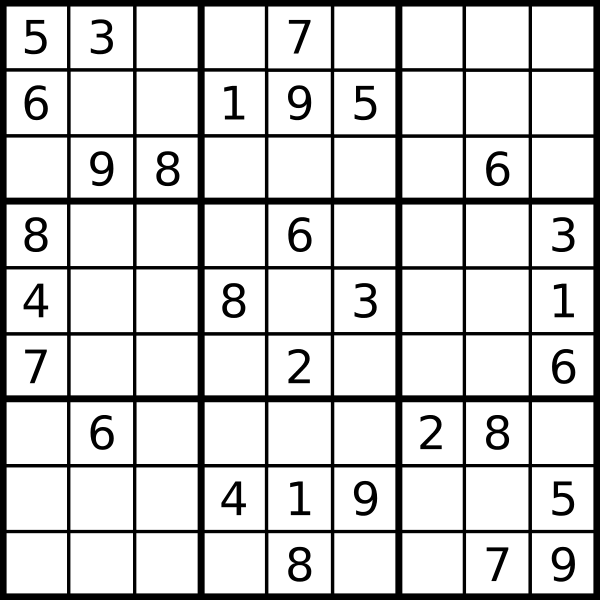
#> input picture sudoku.png, 600 x 600 px
$ jupyter execute 'Hough Transform.ipynb'
#> lines starting #> are read from the running program, lines starting #| are printed output that depends on the picture
# Hough transform

[cell 1]
import sys
import math
import cv2 as cv
import numpy as np

default_file = 'sudoku.png'
src = cv.imread(cv.samples.findFile(default_file), cv.IMREAD_GRAYSCALE)
#> src is the input picture: shape (600, 600); min 0, max 255, mean 209.3

#### Определим края изображения с помощью детектора Canny:

[cell 2]
dst = cv.Canny(src, 50, 200, None, 3)
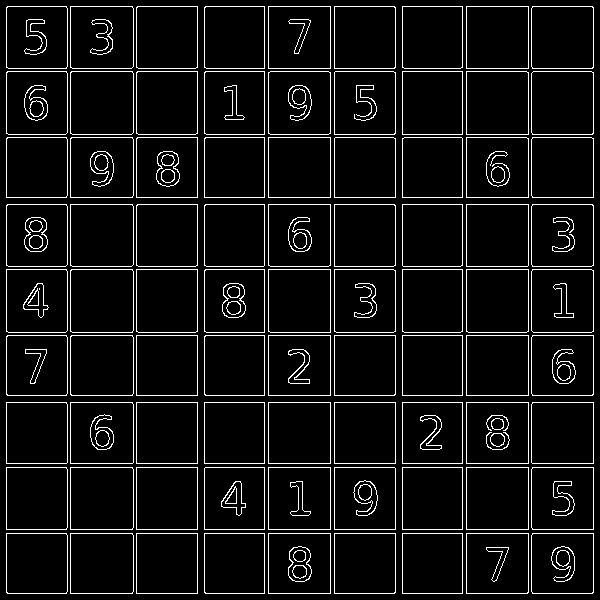
#> dst: shape (600, 600); 6.9% white in thin lines or dots

#### Скопируем края изображений, результаты которых будут отображаться в BGR

[cell 3]
cdst = cv.cvtColor(dst, cv.COLOR_GRAY2BGR)
#> cdst: shape (600, 600, 3); 6.9% white in thin lines or dots
cdstP = np.copy(cdst)

## Стандартное преобразование линии Хафа:

[cell 4]
lines = cv.HoughLines(dst, 1, np.pi / 180, 150, None, 0, 0)
#> lines = 36 rows, first 8: [264, 0], [466, 0], [330, 0], [334, 0], [197, 0], [268, 0], [402, 0], [462, 0]

dst : Шеткі детектордың шығысы. Бұл сұр реңктегі кескін болуы керек (шын мәнінде бұл екілік сипатта болса да)
сызықтар : анықталған сызықтардың \ ((x_ {start}, y_ {start}, x_ {end}, y_ {end}) \) параметрлерін сақтайтын вектор.
rho : \ (r \) параметрінің пиксельдегі ажыратымдылығы. Біз 1 пикселді қолданамыз .
тета : \ (\ theta \) параметрінің радиандардағы ажыратымдылығы. Біз 1 дәрежені қолданамыз (CV_PI / 180)
табалдырық : сызықты «* анықтау *» үшін қиылыстардың минималды саны
minLinLength : сызықты құра алатын нүктелердің минималды саны. Осы тармақтардан аз сызықтар еленбейді.
maxLineGap : бір жолда қарастырылатын екі нүкте арасындағы максималды алшақтық.

[cell 5]
if lines is not None:
    for i in range(0, len(lines)):
        rho = lines[i][0][0]
        theta = lines[i][0][1]
        a = math.cos(theta)
        b = math.sin(theta)
        x0 = a * rho
        y0 = b * rho
        pt1 = (int(x0 + 1000*(-b)), int(y0 + 1000*(a)))
        pt2 = (int(x0 - 1000*(-b)), int(y0 - 1000*(a)))
        cv.line(cdst, pt1, pt2, (0,0,255), 3, cv.LINE_AA)
#> this loop made 36 passes
#> (rho, theta, a, b, x0, y0, pt1, pt2) on passes 1 to 10: (264, 0, 1, 0, 264, 0, (264, 1000), (264, -1000)), (466, 0, 1, 0, 466, 0, (466, 1000), (466, -1000)), (330, 0, 1, 0, 330, 0, (330, 1000), (330, -1000)), (334, 0, 1, 0, 334, 0, (334, 1000), (334, -1000)), (197, 0, 1, 0, 197, 0, (197, 1000), (197, -1000)), (268, 0, 1, 0, 268, 0, (268, 1000), (268, -1000)), (402, 0, 1, 0, 402, 0, (402, 1000), (402, -1000)), (462, 0, 1, 0, 462, 0, (462, 1000), (462, -1000)), (197, 1.57, -4.37e-08, 1, -8.61e-06, 197, (-1000, 196), (999, 197)), (402, 1.57, -4.37e-08, 1, -1.76e-05, 402, (-1000, 401), (999, 402))
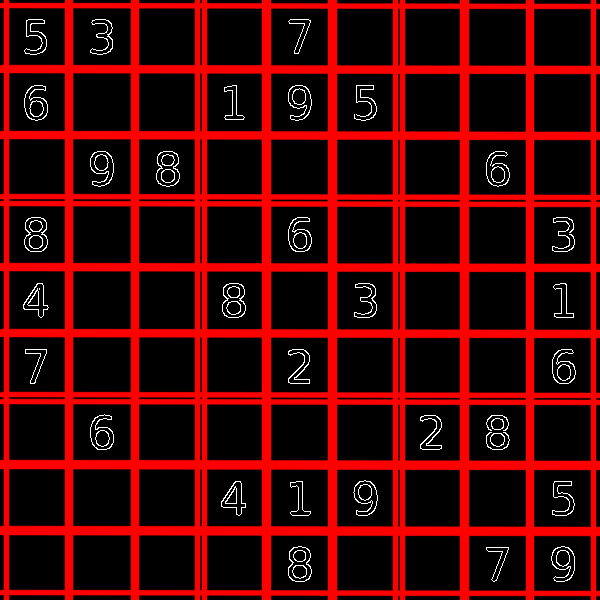
#> cdst: shape (600, 600, 3); mean B, G, R 3.6, 3.6, 71

## Вероятностное преобразование линии

[cell 6]
linesP = cv.HoughLinesP(dst, 1, np.pi / 180, 50, None, 50, 10)
#> linesP = 36 rows, first 6: [7, 137, 591, 137], [330, 593, 330, 6], [7, 395, 592, 395], [462, 593, 462, 6], [197, 593, 197, 6], [8, 68, 592, 68]

с аргументами:
    dst : Выход детектора края. Это должно быть изображение в градациях серого (хотя на самом деле оно двоичное)
    lines : вектор, который будет хранить параметры \ ((x_ {start}, y_ {start}, x_ {end}, y_ {end}) \) обнаруженных строк
    rho : разрешение параметра \ (r \) в пикселях. Мы используем 1 пиксель.
    theta : разрешение параметра \ (\ theta \) в радианах. Мы используем 1 степень (CV_PI / 180)
    порог : минимальное количество пересечений для «* обнаружения *» линии.
    minLinLength : минимальное количество точек, которые могут образовывать линию. Строки с меньшим количеством очков не учитываются.
    maxLineGap : максимальный промежуток между двумя точками, которые следует учитывать в одной строке.
А затем вы отображаете результат, рисуя линии.

[cell 7]
if linesP is not None:
    for i in range(0, len(linesP)):
        l = linesP[i][0]
        cv.line(cdstP, (l[0], l[1]), (l[2], l[3]), (0,0,255), 3, cv.LINE_AA)
#> this loop made 36 passes
#> l on passes 1 to 12: [7, 137, 591, 137], [330, 593, 330, 6], [7, 395, 592, 395], [462, 593, 462, 6], [197, 593, 197, 6], [8, 68, 592, 68], [402, 593, 402, 6], [531, 591, 531, 8], [6, 529, 593, 529], [8, 134, 592, 134], [8, 332, 591, 332], [334, 593, 334, 6]
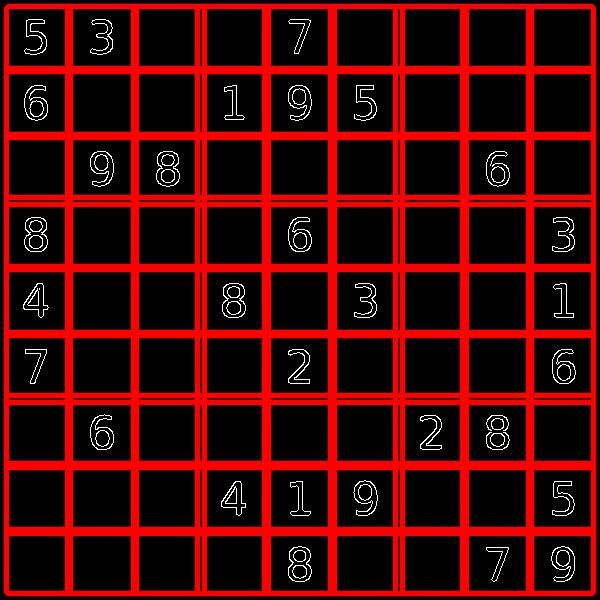
#> cdstP: shape (600, 600, 3); mean B, G, R 3.6, 3.6, 70.3

#### Отобразите исходное изображение и обнаруженные линии:

[cell 8]
cv.imshow("Source", src)
cv.imshow("Detected Lines (in red) - Standard Hough Line Transform", cdst)
cv.imshow("Detected Lines (in red) - Probabilistic Line Transform", cdstP)
cv.waitKey()
#> Out = 27

[cell 9]
import cv2
import numpy as np

cv2.namedWindow('Result')
img = cv2.imread('15.jpg')
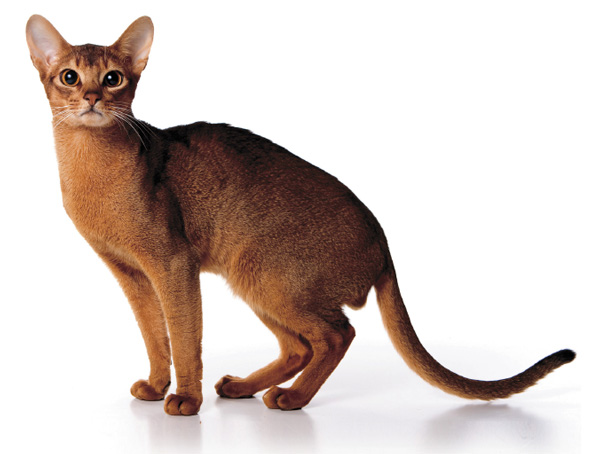
#> input picture 15.jpg, 600 x 454 px
#> img is the input picture: shape (454, 600, 3); mean B, G, R 194.5, 200.1, 212.8

v1 = 0
v2 = 0

def doEdges():
    edges = cv2.Canny(img,v1,v2)
    edges = cv2.cvtColor(edges,cv2.COLOR_GRAY2BGR)
    res = np.concatenate((img,edges),axis = 0)
    cv2.imshow('Result',res)
def setVal1(val):
    global v1
    v1 = val
    doEdges()
def setVal2(val):
    global v2
    v2 = val
    doEdges()

cv2.createTrackbar('Val1','Result',0,500,setVal1)
cv2.createTrackbar('Val2','Result',0,500,setVal2)

cv2.imshow('Result',img)
cv2.waitKey(0)
cv2.destroyAllWindows
